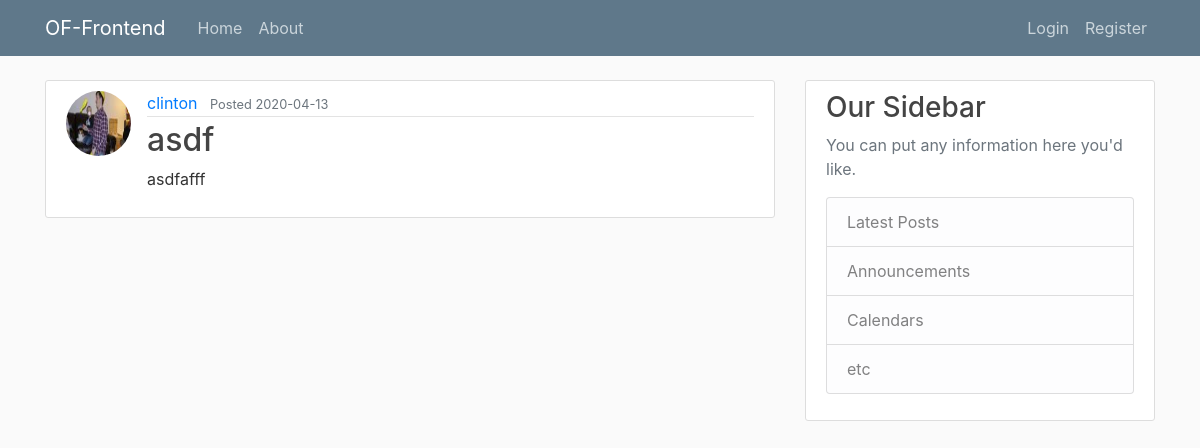
The app's page /programs/1, older data.
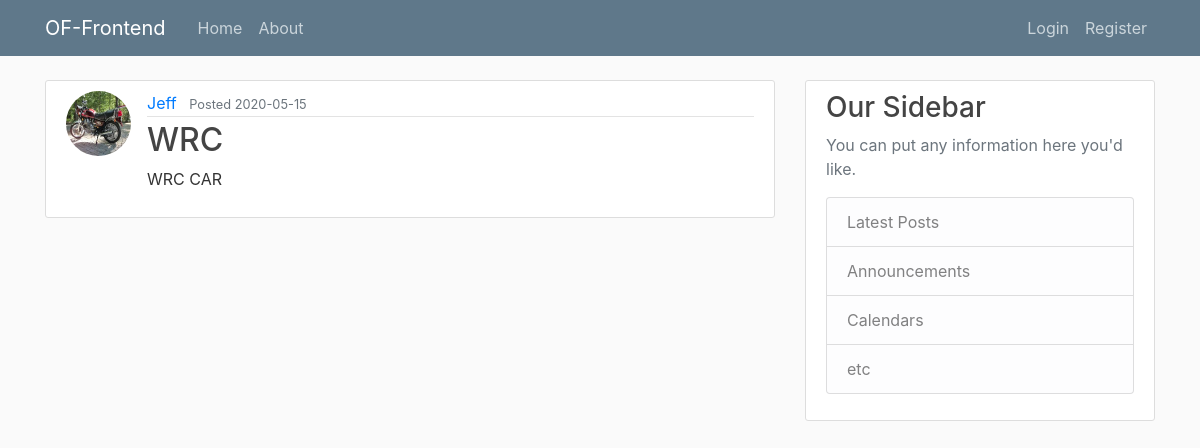
The same page, newer data.
### flask_website/models.py (models this page shows, shortened)
class User(db.Model,UserMixin):
    __tablename__ = 'user'
    id = db.Column(db.Integer, primary_key=True)
    username = db.Column(db.String(20),unique=True, nullable=False)
    email = db.Column(db.String(120),unique=True, nullable=False)
    image_file = db.Column(db.String(20), default='default.jpg')
    password = db.Column(db.String(60), nullable=False)
    create_program= db.relationship('Program', backref='creator', lazy=True)

class Program(db.Model):
    __tablename__ = 'program'
    id = db.Column(db.Integer, primary_key=True)
    name = db.Column(db.String(20),unique=True, nullable=False)
    description = db.Column(db.Text,unique=False, nullable=False)
    created_date = db.Column(db.DateTime,nullable=False, default = datetime.utcnow)
    created_by = db.Column(db.Integer,db.ForeignKey('user.id'), nullable = False)
    project = db.relationship("Project", back_populates = "program") # forward

### flask_website/routes.py (the view)
@app.route("/programs/<int:program_id>")
def program(program_id):
    program = Program.query.get_or_404(program_id)
    return render_template('program.html', title = program.name, program = program)

### flask_website/templates/program.html
{% extends "layout.html" %}
{% block content %}
        <article class="media content-section">
          <img class = "rounded-circle article-img", src="{{ url_for('static',filename = 'profile_pics/' + program.creator.image_file) }}">
          <div class="media-body">
            <div class="article-metadata">
              <a class="mr-2" href="#">{{ program.creator.username }}</a>
              <small class="text-muted"> Posted {{ program.created_date.strftime('%Y-%m-%d') }}</small>
            </div>
            <h2 class="article-title">{{ program.name }}</h2>
            <p class="article-content">{{ program.description }}</p>
          </div>
        </article>
{% endblock content %}

Row changes from the older to the newer data that the page shows:
removed User: image_file (picture), creator.username "clinton"
now on this page (row edited): User: image_file (placeholder picture), creator.username "Jeff"
changed Program: created_date "2020-04-13" → "2020-05-15"; name "asdf" → "WRC"; description "asdfafff" → "WRC CAR"
